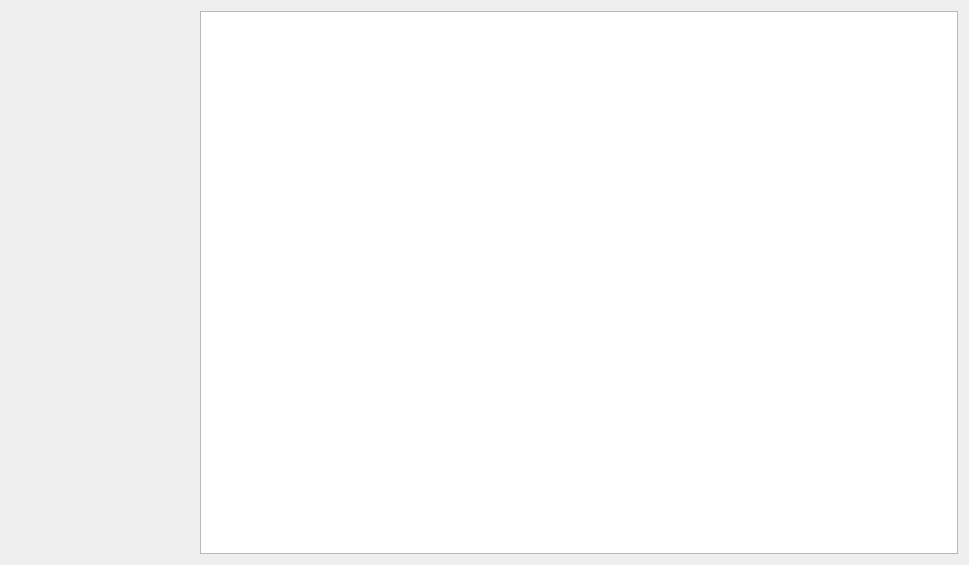
<?xml version="1.0" encoding="UTF-8"?>
<ui version="4.0">
 <class>PageTranscription</class>
 <widget class="QWidget" name="PageTranscription">
  <property name="geometry">
   <rect>
    <x>0</x>
    <y>0</y>
    <width>969</width>
    <height>565</height>
   </rect>
  </property>
  <property name="windowTitle">
   <string>Form</string>
  </property>
  <layout class="QHBoxLayout" name="horizontalLayout" stretch="1,4">
   <item>
    <layout class="QVBoxLayout" name="file_layout"/>
   </item>
   <item>
    <layout class="QVBoxLayout" name="text_layout">
     <item>
      <widget class="QTextBrowser" name="output_text"/>
     </item>
    </layout>
   </item>
  </layout>
 </widget>
 <resources/>
 <connections/>
</ui>
